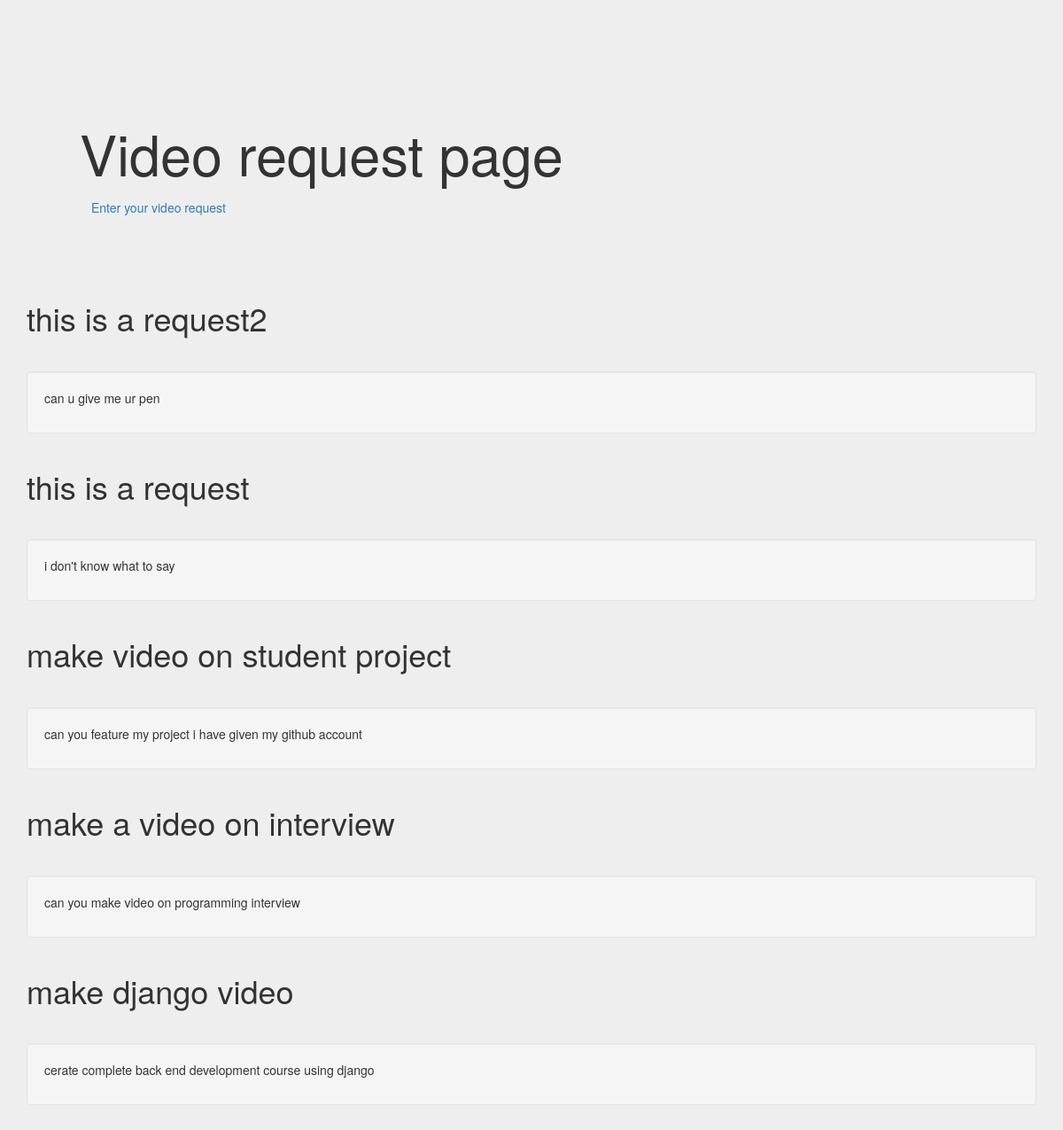
The app's page /videorequest/ with its own data.
### videorequest/models.py (models this page shows, shortened)
class video(models.Model):
    videotitle = models.CharField(max_length=50)
    videodec = models.TextField()
    date_added = models.DateTimeField(default=timezone.now)

### videorequest/views.py (the view)
# urls.py: path('', views.index, name='index'),
def index(request):
    videos = video.objects.order_by('-date_added')
    context = {'videos': videos}
    return render(request, 'videorequest/index.html', context)

### videorequest/templates/videorequest/index.html (shortened to what this page needs)
{% load static %}
<!DOCTYPE html>
<html lang="en">
  <head>
    <link href= "{% static 'videorequest/bootstrap.min.css' %}" rel="stylesheet">
    <link href="{% static 'videorequest/theme.css' %}" rel="stylesheet">
  </head>
  <body>
    <div class="container theme-showcase" role="main">
      <div class="jumbotron">
        <h1>Video request page</h1>
        <a type="button" class="btn btn-link" href="{% url 'vrform' %}">Enter your video request</a>
      </div>
      {% for v in videos %}
      <div class="page-header">
        <h1>{{v.videotitle}}</h1>
      </div>
      <div class="well">
        <p>{{v.videodec}}</p>
      </div>
      {% endfor %}
    </div>
  </body>
</html>

### videorequest/static/videorequest/theme.css (style rules this page uses)
body { padding-top: 70px; padding-bottom: 30px; background-color: #eee; }

### records on screen
video: videotitle "this is a request2", videodec "can u give me ur pen"
video: videotitle "this is a request", videodec "i don't know what to say"
video: videotitle "make video on student project", videodec "can you feature my project i have given my github account"
video: videotitle "make a video on interview", videodec "can you make video on programming interview"
video: videotitle "make django video", videodec "cerate complete back end development course using django"
